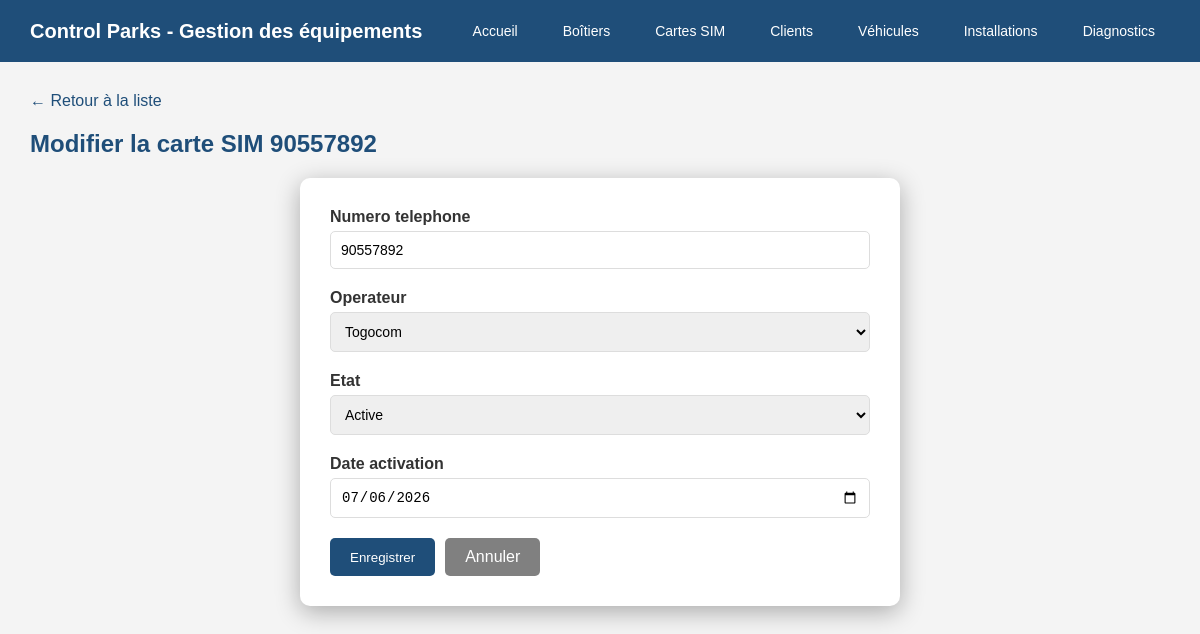
Screenshot of /sims/1/modifier/ with the database file from the repository.
### equipements/models.py (models this page shows, shortened)
class CarteSIM(models.Model):
    ETAT_CHOICES = [
        ("active", "Active"),
        ("suspendue", "Suspendue"),
        ("resiliee", "Résiliée"),
    ]
    numero_telephone = models.CharField(max_length=30, unique=True)
    operateur = models.ForeignKey(Operateur, on_delete=models.PROTECT, related_name="cartes_sim")
    etat = models.CharField(max_length=20, choices=ETAT_CHOICES, default="active")
    date_activation = models.DateField(null=True, blank=True)

### equipements/views.py (the view)
# urls.py: path('sims/<int:id>/modifier/', views.modifier_sim, name='modifier_sim'),
def modifier_sim(request, id):
    sim = CarteSIM.objects.get(id=id)
    if request.method == 'POST':
        form = CarteSIMForm(request.POST, instance=sim)
        if form.is_valid():
            form.save()
            return redirect('liste_sims')
    else:
        form = CarteSIMForm(instance=sim)
    return render(request, 'equipements/sims/modifier.html', {
        'form': form,
        'sim': sim
    })

### equipements/forms.py
class CarteSIMForm(forms.ModelForm):
    class Meta:
        model = CarteSIM
        fields = ['numero_telephone', 'operateur', 'etat', 'date_activation']
        widgets = {
            'date_activation': forms.DateInput(attrs={'type': 'date'}),
        }

### equipements/models.py (called while the page is built)
    def __str__(self):
        return self.nom

### equipements/templates/equipements/sims/modifier.html (shortened to what this page needs)
{% extends 'equipements/base.html' %}
{% block content %}
<a href="/sims/" class="retour">← Retour à la liste</a>
<h2>Modifier la carte SIM {{ sim.numero_telephone }}</h2>
<div class="form-container">
    <form method="POST">
        {% for field in form %}
        <div class="form-group">
            <label>{{ field.label }}</label>
            {{ field }}
        </div>
        {% endfor %}
        <div style="display:flex; gap:10px; margin-top:10px;">
            <button type="submit" class="btn">Enregistrer</button>
            <a href="javascript:history.back()" class="btn" style="background-color:gray;">Annuler</a>
        </div>
    </form>
</div>
{% endblock %}

### equipements/templates/equipements/base.html (style rules this page uses)
* { margin: 0; padding: 0; box-sizing: border-box; }
body { font-family: Arial, sans-serif; background-color: #f4f4f4; }
h2 { color: #1F4E79; margin-bottom: 20px; }
.btn { background-color: #1F4E79; color: white; padding: 10px 20px; border: none; border-radius: 5px; cursor: pointer; text-decoration: none; display: inline-block; }
.retour { display: inline-block; margin-bottom: 20px; color: #1F4E79; text-decoration: none; }
.form-group { margin-bottom: 20px; }
label { display: block; margin-bottom: 5px; font-weight: bold; color: #333; }
input, select, textarea { width: 100%; padding: 10px; border: 1px solid #ddd; border-radius: 5px; font-size: 14px; }
.form-container { background: white; border-radius: 10px; padding: 30px; max-width: 600px; margin: 0 auto; box-shadow: 0 6px 25px rgba(0,0,0,0.3); }

### rows the page displays
CarteSIM: numero_telephone "90557892", form "90557892" "Togocom" "Active" "07/06/2026"

### other values shown
{{ field.label }} "Numero telephone" "Operateur" "Etat" "Date activation"
